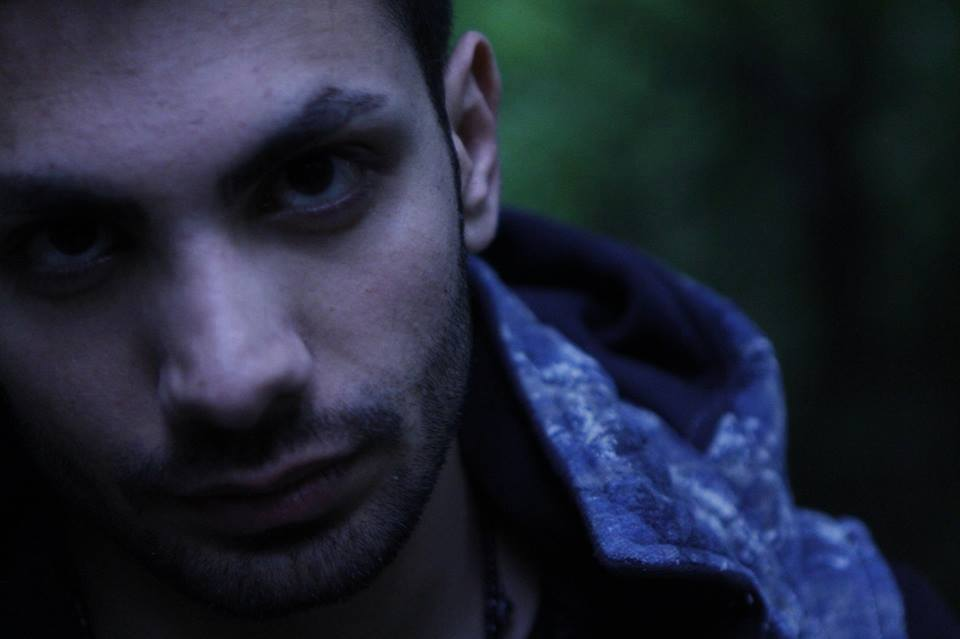
#> input picture images/Tdey.jpg, 960 x 639 px
$ jupyter execute inverse_filter_deblurring.ipynb
#> lines starting #> are read from the running program, lines starting #| are printed output that depends on the picture; after the words box and inside, x2 and y2 are one past the last pixel; in counts of white or black regions, pixels touching at a corner belong together; long printed decimals are rounded
Team Members: Raya Namazi - Sina Daneshgar

Student Number:

Necessary Imports

[cell 1]
import cv2
import numpy as np
import matplotlib.pyplot as plt
from skimage.metrics import peak_signal_noise_ratio as psnr, structural_similarity as ssim

At first, we need to apply motion blur manually, we call it "simulating motion blur".

the steps is:

1) Load a clean image

2) Generate a motion blur Point Spread Function (PSF)

3) Convolve PSF with the image to create a blurred version.

[cell 2]
def apply_motion_blur(image, size=15):
    """
    Apply a simple horizontal motion blur to an image.
    Returns the blurred image and the blur kernel (PSF).
    """
    kernel = np.zeros((size, size))
    kernel[int((size - 1) / 2), :] = np.ones(size)
    kernel /= size
    blurred = cv2.filter2D(image, -1, kernel, borderType=cv2.BORDER_REPLICATE)
    return blurred, kernel

[cell 3]
def inverse_filter(blurred, kernel, eps=1e-3): ##### TRY larger eps, like eps=1e-1 if it was unstable
    """
    Restore a blurred image using inverse filtering in the frequency domain.
    """

    kh, kw = kernel.shape
    ih, iw = blurred.shape
    pad = ((0, ih - kh), (0, iw - kw))
    kernel_padded = np.pad(kernel, pad, 'constant')

    dft_blurred = np.fft.fft2(blurred)
    dft_kernel = np.fft.fft2(kernel_padded)

    dft_kernel[np.abs(dft_kernel) < eps] = eps

    dft_restored = dft_blurred / dft_kernel
    restored = np.fft.ifft2(dft_restored)
    restored = np.abs(restored)

    restored = np.clip(restored, 0, 255).astype('uint8')
    return restored

[cell 4]
image = cv2.imread('../images/Tdey.jpg', cv2.IMREAD_GRAYSCALE)
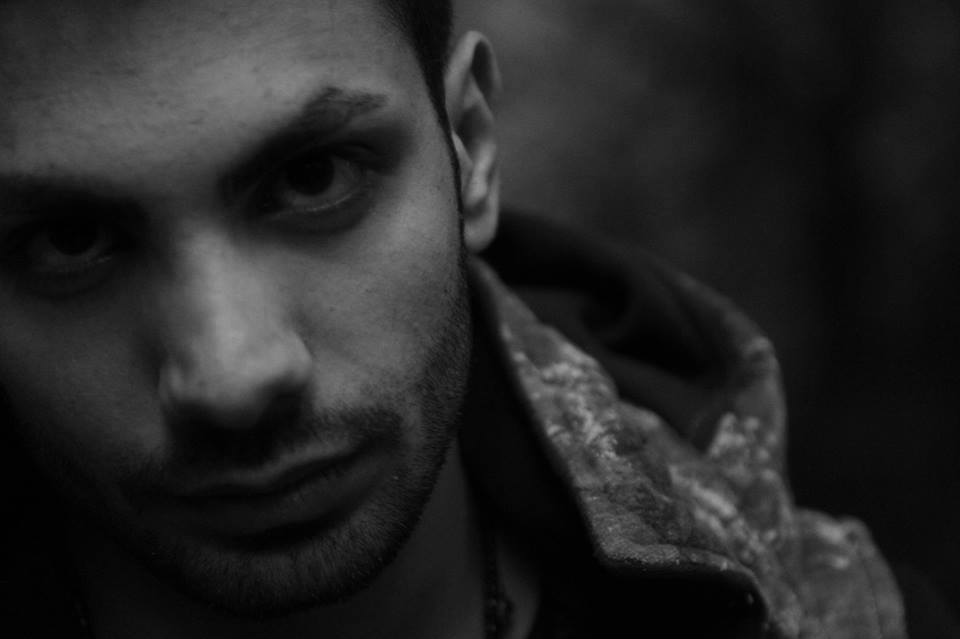
#> image: shape (639, 960); min 0, max 154, mean 38.3
if image is None:
    raise FileNotFoundError("Image not found! Check path.")

blurred, psf = apply_motion_blur(image, size=20)
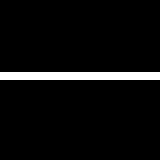
#> psf: shape (20, 20) float64 (shown 8 times larger); values 0 (black) and 0.05 (white), 5% white in thin lines or dots, all inside (x1, y1, x2, y2) = (0, 9, 20, 10)
restored = inverse_filter(blurred, psf)
#> in inverse_filter, `kernel_padded = np.pad(kernel, pad, 'constant')`:
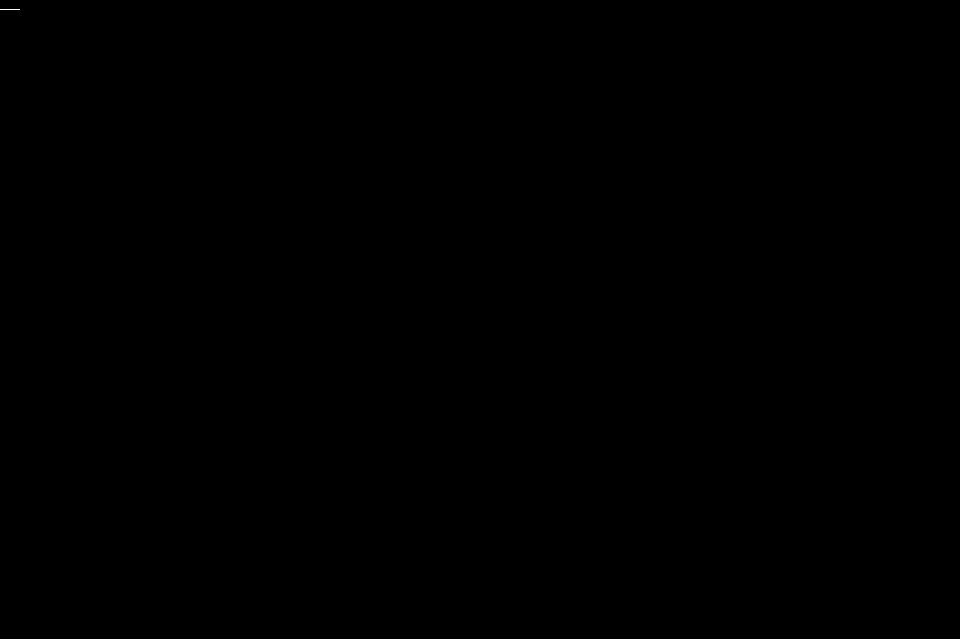
#> kernel_padded: shape (639, 960) float64; values 0 (black) and 0.05 (white), 0% white in thin lines or dots, all inside (x1, y1, x2, y2) = (0, 9, 20, 10)
#> in inverse_filter, `restored = np.abs(restored)`:
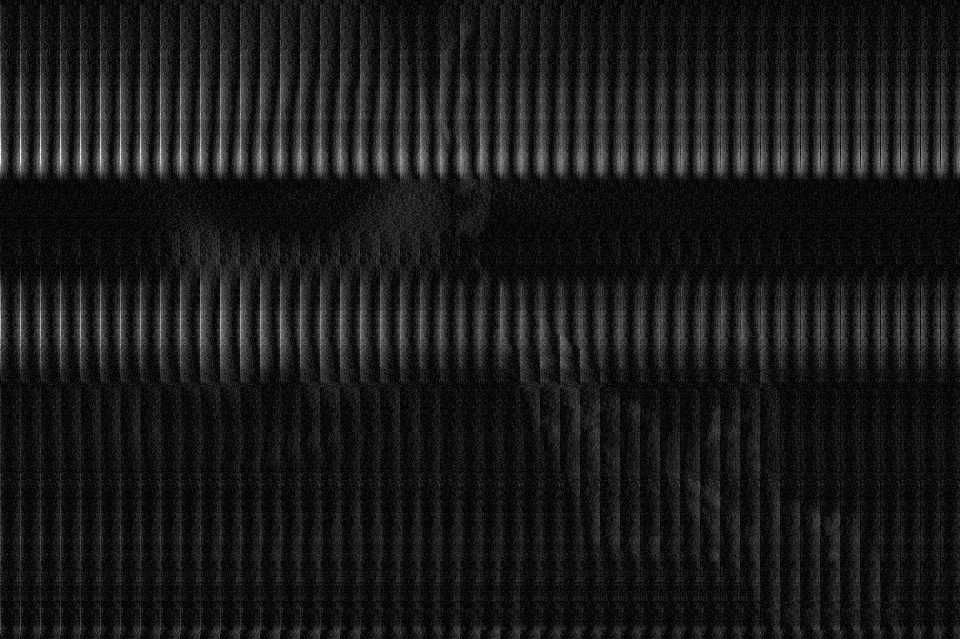
#> restored: shape (639, 960) float64; min 3.01e-13, max 899.3, mean 90.4; drawn with min black and max white
#> in inverse_filter, `restored = np.clip(restored, 0, 255).astype('uint8')`:
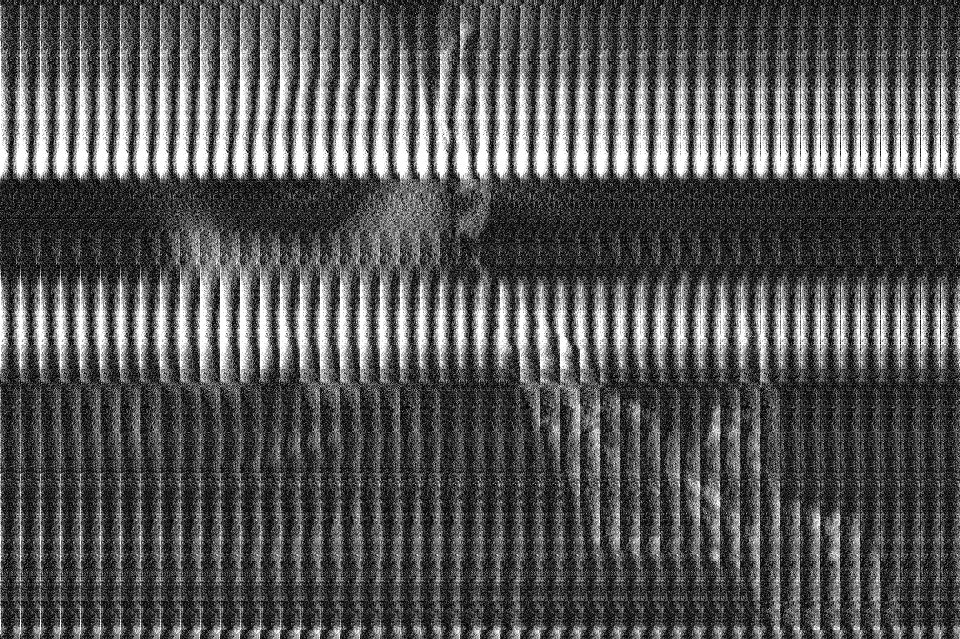
#> restored: shape (639, 960); min 0, max 255, mean 86.1

plt.figure(figsize=(12, 6))
plt.subplot(1, 3, 1)
plt.title("Original")
plt.imshow(image, cmap='gray')
plt.axis('off')

plt.subplot(1, 3, 2)
plt.title("Motion Blurred")
plt.imshow(blurred, cmap='gray')
plt.axis('off')

plt.subplot(1, 3, 3)
plt.title("Restored (Inverse Filter)")
plt.imshow(restored, cmap='gray')
plt.axis('off')

plt.tight_layout()
plt.show()

[cell 5]
def print_metrics(original, blurred, restored):
    print("PSNR (blurred):", psnr(original, blurred))
    print("SSIM (blurred):", ssim(original, blurred))
    print()
    print("PSNR (restored):", psnr(original, restored))
    print("SSIM (restored):", ssim(original, restored))


print_metrics(image, blurred, restored)
#| PSNR (blurred): 35.568
#| SSIM (blurred): 0.9322
#| PSNR (restored): 9.683
#| SSIM (restored): 0.02635
